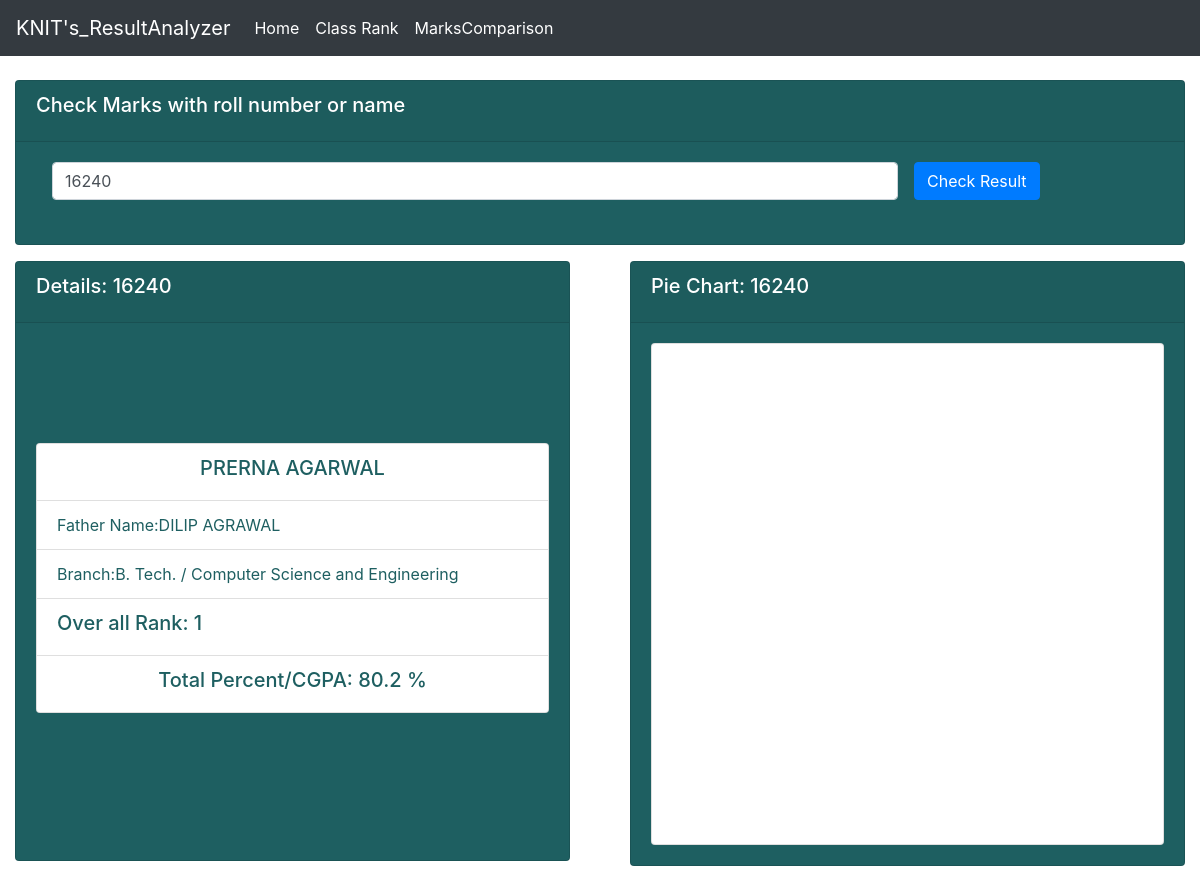
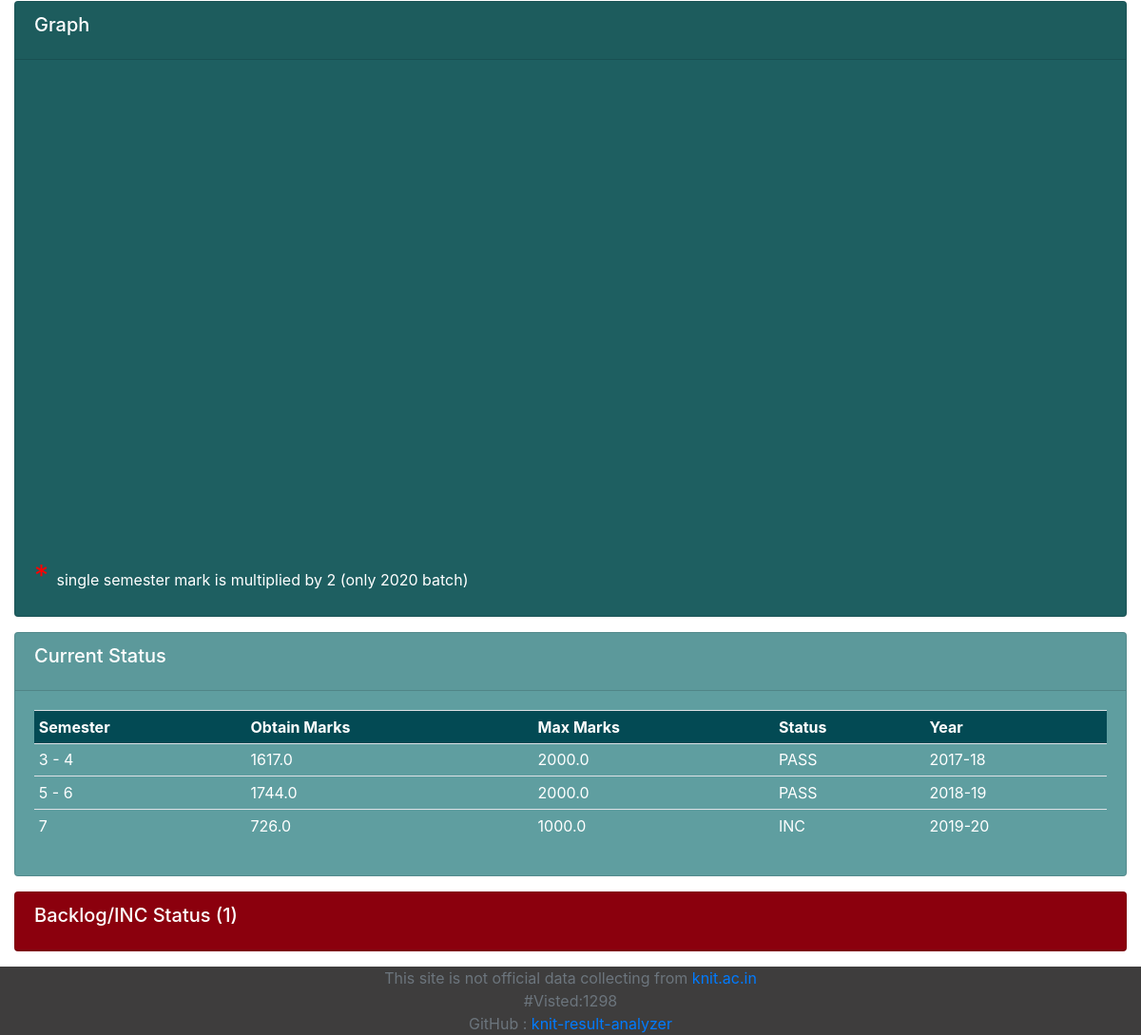
/fullResult/16240, run on the app's committed database (2 pictures, top to bottom).
### resultApp/models.py (models this page shows, shortened)
class Student(models.Model):
	roll=models.CharField(max_length=20,primary_key=True)
	name=models.CharField(max_length=30)
	fname=models.CharField(max_length=30)
	course=models.CharField(max_length=30)

class Marks(models.Model):
	roll=models.CharField(max_length=20)
	semester=models.CharField(max_length=20)
	year_of_result=models.CharField(max_length=20)
	obtain_marks=models.FloatField(default=0)
	total_marks=models.FloatField(default=10.0)
	status=models.CharField(max_length=20)
	carry_over_status=models.IntegerField()
	dinank=models.DateTimeField(default=timezone.now)
	def __str__(self):
		return self.roll
	class Meta:
		unique_together = ('roll', 'semester',)

### resultApp/views.py (the view, shortened to what this page needs)
# urls.py: path('fullResult', views.fullResult ,name='fullResult') ,
def fullResult(request, rolln=''):
	msg=''
	studentDetail = ''
	pieData = ''
	rollOrName = ''
	lineData= []
	rank='NA'
	if request.method=='POST' or rolln!='':
		if rolln!='':
			rollOrName = rolln
		else:rollOrName=request.POST.get('rollOrName','')
		try:
			studentDetail=  Student.objects.get(roll=rollOrName)
			if len(rollOrName)==6:
				batch = int(rollOrName[0:2])-1
				branch = int(rollOrName[3])
			else:
				batch = int(rollOrName[0:2])
				branch = int(rollOrName[2])
			allMrakWithRankSorted = getOverAllRank(batch,branch)
			for idx,vlu in enumerate(allMrakWithRankSorted):
				if vlu[0]==rollOrName:rank = idx+1
		except:
			msg="Student {} not exist".format(rollOrName)
		pieData = getAllMarks(rollOrName)
		flag=1
		try:
			allSem = Marks.objects.filter(roll=rollOrName)
			percent = 0
			year = '2020'
			for i in allSem:
				if rollOrName not in rollNoGenerator( int(year[2::])-4)  :
					percent+=i.obtain_marks
				else:
					percent += i.obtain_marks/i.total_marks
					flag=0
					print("--------------------")
				if len(i.semester)==1 and rollOrName  in rollNoGenerator(int(year[2::])-4):
					lineData.append({'y':i.obtain_marks*2,'label': "* Semester "+i.semester})
				else:
					lineData.append({'y':i.obtain_marks,'label': "Semester "+i.semester})
			percent /=len(allSem)
			print('--->',percent)
			if flag:
				percent = str(round(percent,2))
			else:
				percent = str(round(percent*100,1) )+' %'
			print('percent',percent)
		except:
			print("Except2")
		try:
			backlogData = Carryover.objects.filter(roll=rollOrName)
		except:
			print("Except3")
		print('hekkko',allSem)
	context = {
		'percent':percent,
		'msg':msg,
		'studentDetail':studentDetail,
		'pieData':pieData,
		'allSem':allSem,
		'backlogData':backlogData,
		'totalBackLog':'('+str(len(backlogData))+')',
		'visit':countVisitor(),
		'lineData':lineData,
		'rank':rank
	}
	return render(request,'fullResult.html',context)

### resultApp/views.py (called while the page is built)
def countVisitor():
	visitUpdate = Visitor(count=1)
	visitUpdate.save()
	return Visitor.objects.all().count()

def rollNoGenerator(year):
	year=str(year)
	lateral_code='8'
	course_code=['1','2','3','4','5','6']
	linear=62
	lateral=12
	def rollconvert(param):
		if param<10:k='0'+str(param)
		else:k=str(param)
		return str(k)
	roll=[]
	for h in course_code:
		for i in range(1,linear+1):roll.append(year+h+rollconvert(i))
		year=str(int(year)+1)
		for i in range(1,lateral+1):roll.append(year+lateral_code+h+rollconvert(i))
		year=str(int(year)-1)
	return roll

def getAllMarks(roll):
	print(roll)
	allSemMarks = Marks.objects.filter(roll=roll)
	pieData = []
	for i in allSemMarks:
		pieData.append({ 'y': i.obtain_marks, 'name': 'Semester('+i.semester+')' })
		print('sjs',i.obtain_marks)
	return pieData

def getOverAllRank(batch,branch):
	allRoll = rollNoGenerator(batch)[(branch-1)*74 :branch*74]
	DataBase = Marks.objects.filter(roll__in=allRoll)
	allMark= dfd(list)
	for i in DataBase:
		allMark[i.roll].append(round(i.obtain_marks/i.total_marks,3))
	allMrakWithRank= dfd(float)
	for i in allMark:
		allMrakWithRank[i]= round(sum(allMark[i])/len(allMark[i]),5)
	allMrakWithRankSorted = sorted(allMrakWithRank.items(), key= lambda x :x[1], reverse=True)
	return allMrakWithRankSorted

### resultApp/templates/fullResult.html (shortened to what this page needs)
{%    extends 'main.html'    %}
{%  block content  %}
<div class="row">
	<div class="col">
		<div class="col-md">
			<div class="card text-cetnter text-white mb-3" id="orders-delivered" style="background: #1e5f61;">
				<div class="card-header">
					<h5  class="card-title">Check Marks with roll number or name</h5>
				</div>
				<div class="card-body" >
				<form class="form-inline" method="post" action="../fullResult">
				  <div class="form-group mx-sm-3 mb-2" style="width: 75%">
				    <input type="number" class="form-control" value='{{studentDetail.roll}}' id="inputPassword2" name="rollOrName" placeholder="Enter roll number or name....!" style="width: 100%">
				  </div>
				  <button type="submit" class="btn btn-primary mb-2">Check Result</button>
				</form>
				</div>
			</div>
		</div>
	</div>
</div>
<div class="row">
	<div class="col">
		<div class="col-md">
			<div class="card text-cetnter text-white mb-3" id="orders-delivered" style="background: #1e5f61;height: 600px">
				<div class="card-header">
					<h5  class="card-title">Details: {{studentDetail.roll}}</h5>
				</div>
				<div class="card-body" >
				<div class="card" style="width: 100%; margin-top: 100px">
				  <ul class="list-group list-group-flush" style="color:#1e5f61">
				    <li class="list-group-item"><h5 style="text-align: center;">{{studentDetail.name}}</h5></li>
				    <li class="list-group-item">Father Name:{{studentDetail.fname}}</li>
				    <li class="list-group-item">Branch:{{studentDetail.course}}</li>
				    <li class="list-group-item"><h5 >Over all Rank: {{rank}}</h5></li>
				    <li class="list-group-item"><h5 style="text-align: center;">Total Percent/CGPA: {{percent}}</h5></li>
				  </ul>
				</div>
				</div>
			</div>
		</div>
	</div>
	<div class="col">
		<div class="col-md-12">
			<div class="card text-cetnter text-white mb-3" id="orders-delivered" style="background: #1e5f61;">
				<div class="card-header">
					<h5  class="card-title">Pie Chart: {{studentDetail.roll}}</h5>
				</div>
				<div class="card-body" >
				<div class="card" style="width: 100%;">
				  {% include 'totalPie.html'  %}
				</div>
			</div>
		</div>
	</div>
</div>
</div>
<div class="row">
	<div class="col">
		<div class="col-md">
			<div class="card text-cetnter text-white mb-3" id="orders-delivered" style="background: #1e5f61;">
				<div class="card-header">
					<h5  class="card-title">Graph</h5>
				</div>
				<div class="card-body"  >
					{%  include 'lineGraph.html' %}
					<span style="color: red;font-size: 30px">* </span><span>single semester mark is multiplied by 2 (only 2020 batch) </span>
				</div>
				</div>
			</div>
		</div>
	</div>
<div class="row" >
	<div class="col">
		<div class="col-md">
			<div class="card text-cetnter text-white mb-3" id="orders-pending" style="background: cadetblue;cursor: pointer;">
				<div class="card-header" >
					<h5  class="card-title">Current Status</h5>
				</div>
				<div class="card-body" id="myDIV" >
					<table class="table table-sm">
						<tr class="table" style="background: #034a54">
							<th>Semester</th>
							<th>Obtain Marks</th>
							<th>Max Marks</th>
							<th>Status</th>
							<th>Year</th>
						</tr>
						{% for i in allSem %}
						<tr>
							<td>{{ i.semester }}</td>
							<td>{{ i.obtain_marks }}</td>
							<td>{{ i.total_marks }}</td>
							<td>{{ i.status }}</td>
							<td>{{ i.year_of_result }}</td>
						</tr>
						{% endfor %}
					</table>
				</div>
			</div>
		</div>
	</div>
</div>
<div class="row" >
	<div class="col">
		<div class="col-md">
			<div class="card text-cetnter text-white mb-3" id="orders-pending" style="background: #90000e;cursor: pointer;">
				<div class="card-header" onclick= "document.getElementById('myDIV1').style.display = 'block';">
					<h5  class="card-title">Backlog/INC Status {{totalBackLog}}</h5>
				</div>
			</div>
		</div>
	</div>
</div>
{% endblock  %}

### data on the page
Student: rollOrName "16240", roll "16240", name "PRERNA AGARWAL", fname "DILIP AGRAWAL", course "B. Tech. / Computer Science and Engineering"
Marks: semester "3 - 4", obtain_marks "1617.0", total_marks "2000.0", status "PASS", year_of_result "2017-18"
Marks: semester "5 - 6", obtain_marks "1744.0", total_marks "2000.0", status "PASS", year_of_result "2018-19"
Marks: semester "7", obtain_marks "726.0", total_marks "1000.0", status "INC", year_of_result "2019-20"

### other printed values
{{ rank }} "1"
{{ percent }} "80.2 %"
{{ totalBackLog }} "(1)"
{{ visit }} "1298"
